Frame 1 (no input): blank canvas, image omitted
Frame 60 (the mouse pressed at the canvas centre just before this capture): blank canvas, image omitted
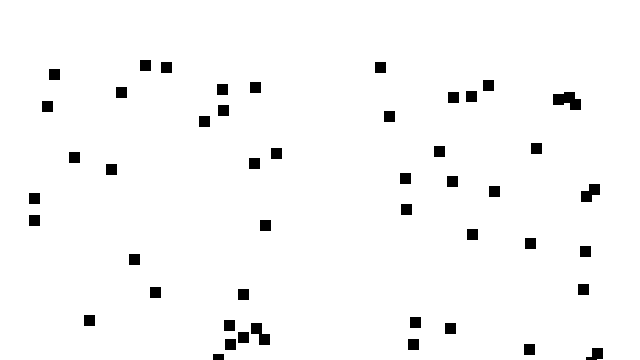
Frame 120 (the mouse held since frame 60 and released just before this capture)

The Processing sketch whose frames 1 and 60 were blank and that drew this single picture after the mouse press (run headless with seeded random() and noise(); from frame 60 on, the mouse is pressed at the canvas centre):

// Processing sketch: confetti_party
// ── confetti_party.pde
// Confetti Party!!!
// The Coding Train / Daniel Shiffman
// Processing Intro Series

Confetti[] confetti = new Confetti[100];
boolean partyTime = false;

void setup() {
  size(640, 360);
  pixelDensity(2);

  for (int i = 0; i < confetti.length; i++) {
    confetti[i] = new Confetti();
  }
}

void mousePressed() {
  partyTime = true; 
  for (Confetti c : confetti) {
    c.burst(mouseX, mouseY);
  }
}

void draw() {
  background(255);
  if (partyTime) {
    for (Confetti c : confetti) {
      c.show();
      c.update();
    }
  }
}

// ── Confetti.pde
class Confetti {
  float x, y;
  float xspeed, yspeed;
  Confetti() {
    x = -1000;
    y = -1000;
    xspeed = 0;
    yspeed = 0;
  }

  void burst(float mx, float my) {
    x = mx;
    y = my;
    xspeed = random(-5, 5);
    yspeed = random(-5, 5);
  }
  
  void update(){
   x = x + xspeed; 
   y = y + yspeed; 
   
   yspeed = yspeed + 0.1; 
  }

  void show() {
    fill(0);
    rectMode(CENTER);
    square(x, y, 10);
  }

}
